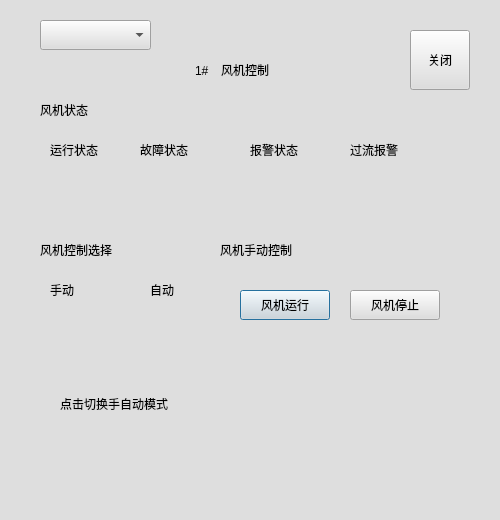
<?xml version="1.0" encoding="UTF-8"?>
<ui version="4.0">
 <class>FanControlDialog</class>
 <widget class="QDialog" name="FanControlDialog">
  <property name="geometry">
   <rect>
    <x>0</x>
    <y>0</y>
    <width>500</width>
    <height>520</height>
   </rect>
  </property>
  <property name="windowTitle">
   <string>Dialog</string>
  </property>
  <property name="styleSheet">
   <string notr="true">background-color: rgb(222, 222, 222);</string>
  </property>
  <widget class="QLabel" name="fanIndexLabel">
   <property name="geometry">
    <rect>
     <x>195</x>
     <y>61</y>
     <width>25</width>
     <height>20</height>
    </rect>
   </property>
   <property name="text">
    <string>1#</string>
   </property>
  </widget>
  <widget class="QLabel" name="label">
   <property name="geometry">
    <rect>
     <x>221</x>
     <y>60</y>
     <width>100</width>
     <height>20</height>
    </rect>
   </property>
   <property name="text">
    <string>风机控制</string>
   </property>
  </widget>
  <widget class="QLabel" name="label_2">
   <property name="geometry">
    <rect>
     <x>50</x>
     <y>140</y>
     <width>70</width>
     <height>20</height>
    </rect>
   </property>
   <property name="text">
    <string>运行状态</string>
   </property>
  </widget>
  <widget class="QLabel" name="label_3">
   <property name="geometry">
    <rect>
     <x>140</x>
     <y>140</y>
     <width>70</width>
     <height>20</height>
    </rect>
   </property>
   <property name="text">
    <string>故障状态</string>
   </property>
  </widget>
  <widget class="QLabel" name="label_4">
   <property name="geometry">
    <rect>
     <x>250</x>
     <y>140</y>
     <width>70</width>
     <height>20</height>
    </rect>
   </property>
   <property name="text">
    <string>报警状态</string>
   </property>
  </widget>
  <widget class="QLabel" name="label_5">
   <property name="geometry">
    <rect>
     <x>350</x>
     <y>140</y>
     <width>70</width>
     <height>20</height>
    </rect>
   </property>
   <property name="text">
    <string>过流报警</string>
   </property>
  </widget>
  <widget class="QLabel" name="label_6">
   <property name="geometry">
    <rect>
     <x>20</x>
     <y>610</y>
     <width>54</width>
     <height>12</height>
    </rect>
   </property>
   <property name="text">
    <string>过压报警</string>
   </property>
  </widget>
  <widget class="QLabel" name="label_7">
   <property name="geometry">
    <rect>
     <x>80</x>
     <y>610</y>
     <width>54</width>
     <height>12</height>
    </rect>
   </property>
   <property name="text">
    <string>过热报警</string>
   </property>
  </widget>
  <widget class="QLabel" name="label_8">
   <property name="geometry">
    <rect>
     <x>140</x>
     <y>610</y>
     <width>65</width>
     <height>12</height>
    </rect>
   </property>
   <property name="text">
    <string>过力矩报警</string>
   </property>
  </widget>
  <widget class="QLabel" name="label_9">
   <property name="geometry">
    <rect>
     <x>40</x>
     <y>100</y>
     <width>70</width>
     <height>20</height>
    </rect>
   </property>
   <property name="text">
    <string>风机状态</string>
   </property>
  </widget>
  <widget class="QLabel" name="runStateLabel">
   <property name="geometry">
    <rect>
     <x>48</x>
     <y>170</y>
     <width>50</width>
     <height>50</height>
    </rect>
   </property>
   <property name="sizePolicy">
    <sizepolicy hsizetype="Expanding" vsizetype="Expanding">
     <horstretch>0</horstretch>
     <verstretch>0</verstretch>
    </sizepolicy>
   </property>
   <property name="autoFillBackground">
    <bool>false</bool>
   </property>
   <property name="text">
    <string/>
   </property>
  </widget>
  <widget class="QLabel" name="faultStateLabel">
   <property name="geometry">
    <rect>
     <x>138</x>
     <y>170</y>
     <width>50</width>
     <height>50</height>
    </rect>
   </property>
   <property name="sizePolicy">
    <sizepolicy hsizetype="Expanding" vsizetype="Expanding">
     <horstretch>0</horstretch>
     <verstretch>0</verstretch>
    </sizepolicy>
   </property>
   <property name="autoFillBackground">
    <bool>false</bool>
   </property>
   <property name="text">
    <string/>
   </property>
  </widget>
  <widget class="QLabel" name="alertStateLabel">
   <property name="geometry">
    <rect>
     <x>248</x>
     <y>170</y>
     <width>50</width>
     <height>50</height>
    </rect>
   </property>
   <property name="sizePolicy">
    <sizepolicy hsizetype="Expanding" vsizetype="Expanding">
     <horstretch>0</horstretch>
     <verstretch>0</verstretch>
    </sizepolicy>
   </property>
   <property name="autoFillBackground">
    <bool>false</bool>
   </property>
   <property name="text">
    <string/>
   </property>
  </widget>
  <widget class="QLabel" name="ofStateLabel">
   <property name="geometry">
    <rect>
     <x>348</x>
     <y>170</y>
     <width>50</width>
     <height>50</height>
    </rect>
   </property>
   <property name="sizePolicy">
    <sizepolicy hsizetype="Expanding" vsizetype="Expanding">
     <horstretch>0</horstretch>
     <verstretch>0</verstretch>
    </sizepolicy>
   </property>
   <property name="autoFillBackground">
    <bool>false</bool>
   </property>
   <property name="text">
    <string/>
   </property>
  </widget>
  <widget class="QLabel" name="ovStateLabel">
   <property name="geometry">
    <rect>
     <x>30</x>
     <y>630</y>
     <width>30</width>
     <height>30</height>
    </rect>
   </property>
   <property name="sizePolicy">
    <sizepolicy hsizetype="Expanding" vsizetype="Expanding">
     <horstretch>0</horstretch>
     <verstretch>0</verstretch>
    </sizepolicy>
   </property>
   <property name="autoFillBackground">
    <bool>false</bool>
   </property>
   <property name="text">
    <string/>
   </property>
  </widget>
  <widget class="QLabel" name="ohStateLabel">
   <property name="geometry">
    <rect>
     <x>90</x>
     <y>630</y>
     <width>30</width>
     <height>30</height>
    </rect>
   </property>
   <property name="sizePolicy">
    <sizepolicy hsizetype="Expanding" vsizetype="Expanding">
     <horstretch>0</horstretch>
     <verstretch>0</verstretch>
    </sizepolicy>
   </property>
   <property name="autoFillBackground">
    <bool>false</bool>
   </property>
   <property name="text">
    <string/>
   </property>
  </widget>
  <widget class="QLabel" name="otStateLabel">
   <property name="geometry">
    <rect>
     <x>150</x>
     <y>630</y>
     <width>30</width>
     <height>30</height>
    </rect>
   </property>
   <property name="sizePolicy">
    <sizepolicy hsizetype="Expanding" vsizetype="Expanding">
     <horstretch>0</horstretch>
     <verstretch>0</verstretch>
    </sizepolicy>
   </property>
   <property name="autoFillBackground">
    <bool>false</bool>
   </property>
   <property name="text">
    <string/>
   </property>
  </widget>
  <widget class="QLabel" name="label_10">
   <property name="geometry">
    <rect>
     <x>70</x>
     <y>540</y>
     <width>54</width>
     <height>12</height>
    </rect>
   </property>
   <property name="text">
    <string>运行频率</string>
   </property>
  </widget>
  <widget class="QLabel" name="label_11">
   <property name="geometry">
    <rect>
     <x>170</x>
     <y>540</y>
     <width>54</width>
     <height>12</height>
    </rect>
   </property>
   <property name="text">
    <string>输出电压</string>
   </property>
  </widget>
  <widget class="QLabel" name="label_12">
   <property name="geometry">
    <rect>
     <x>270</x>
     <y>540</y>
     <width>54</width>
     <height>12</height>
    </rect>
   </property>
   <property name="text">
    <string>输出电流</string>
   </property>
  </widget>
  <widget class="QLabel" name="label_13">
   <property name="geometry">
    <rect>
     <x>370</x>
     <y>540</y>
     <width>54</width>
     <height>12</height>
    </rect>
   </property>
   <property name="text">
    <string>输出功率</string>
   </property>
  </widget>
  <widget class="QLabel" name="runFreqLabel">
   <property name="geometry">
    <rect>
     <x>60</x>
     <y>570</y>
     <width>30</width>
     <height>12</height>
    </rect>
   </property>
   <property name="text">
    <string>0.0</string>
   </property>
   <property name="alignment">
    <set>Qt::AlignRight|Qt::AlignTrailing|Qt::AlignVCenter</set>
   </property>
  </widget>
  <widget class="QLabel" name="ovLabel">
   <property name="geometry">
    <rect>
     <x>160</x>
     <y>570</y>
     <width>30</width>
     <height>12</height>
    </rect>
   </property>
   <property name="text">
    <string>0.0</string>
   </property>
   <property name="alignment">
    <set>Qt::AlignRight|Qt::AlignTrailing|Qt::AlignVCenter</set>
   </property>
  </widget>
  <widget class="QLabel" name="ocLabel">
   <property name="geometry">
    <rect>
     <x>260</x>
     <y>570</y>
     <width>30</width>
     <height>12</height>
    </rect>
   </property>
   <property name="text">
    <string>0.0</string>
   </property>
   <property name="alignment">
    <set>Qt::AlignRight|Qt::AlignTrailing|Qt::AlignVCenter</set>
   </property>
  </widget>
  <widget class="QLabel" name="opLabel">
   <property name="geometry">
    <rect>
     <x>360</x>
     <y>570</y>
     <width>30</width>
     <height>12</height>
    </rect>
   </property>
   <property name="text">
    <string>0.0</string>
   </property>
   <property name="alignment">
    <set>Qt::AlignRight|Qt::AlignTrailing|Qt::AlignVCenter</set>
   </property>
  </widget>
  <widget class="QLabel" name="label_18">
   <property name="geometry">
    <rect>
     <x>100</x>
     <y>570</y>
     <width>20</width>
     <height>12</height>
    </rect>
   </property>
   <property name="text">
    <string>Hz</string>
   </property>
  </widget>
  <widget class="QLabel" name="label_19">
   <property name="geometry">
    <rect>
     <x>200</x>
     <y>570</y>
     <width>20</width>
     <height>12</height>
    </rect>
   </property>
   <property name="text">
    <string>V</string>
   </property>
  </widget>
  <widget class="QLabel" name="label_20">
   <property name="geometry">
    <rect>
     <x>300</x>
     <y>570</y>
     <width>20</width>
     <height>12</height>
    </rect>
   </property>
   <property name="text">
    <string>A</string>
   </property>
  </widget>
  <widget class="QLabel" name="label_21">
   <property name="geometry">
    <rect>
     <x>400</x>
     <y>570</y>
     <width>20</width>
     <height>12</height>
    </rect>
   </property>
   <property name="text">
    <string>KW</string>
   </property>
  </widget>
  <widget class="QLabel" name="label_14">
   <property name="geometry">
    <rect>
     <x>40</x>
     <y>240</y>
     <width>100</width>
     <height>20</height>
    </rect>
   </property>
   <property name="text">
    <string>风机控制选择</string>
   </property>
  </widget>
  <widget class="QLabel" name="label_16">
   <property name="geometry">
    <rect>
     <x>50</x>
     <y>280</y>
     <width>40</width>
     <height>20</height>
    </rect>
   </property>
   <property name="text">
    <string>手动</string>
   </property>
  </widget>
  <widget class="QLabel" name="label_17">
   <property name="geometry">
    <rect>
     <x>150</x>
     <y>280</y>
     <width>40</width>
     <height>20</height>
    </rect>
   </property>
   <property name="text">
    <string>自动</string>
   </property>
  </widget>
  <widget class="QLabel" name="label_22">
   <property name="geometry">
    <rect>
     <x>60</x>
     <y>394</y>
     <width>150</width>
     <height>20</height>
    </rect>
   </property>
   <property name="text">
    <string>点击切换手自动模式</string>
   </property>
  </widget>
  <widget class="QLabel" name="label_23">
   <property name="geometry">
    <rect>
     <x>220</x>
     <y>240</y>
     <width>100</width>
     <height>20</height>
    </rect>
   </property>
   <property name="text">
    <string>风机手动控制</string>
   </property>
  </widget>
  <widget class="MyCustomSlider" name="outputFreqSlider">
   <property name="geometry">
    <rect>
     <x>220</x>
     <y>650</y>
     <width>251</width>
     <height>30</height>
    </rect>
   </property>
   <property name="cursor">
    <cursorShape>ArrowCursor</cursorShape>
   </property>
   <property name="mouseTracking">
    <bool>true</bool>
   </property>
   <property name="autoFillBackground">
    <bool>false</bool>
   </property>
   <property name="maximum">
    <number>100</number>
   </property>
   <property name="orientation">
    <enum>Qt::Horizontal</enum>
   </property>
   <property name="invertedAppearance">
    <bool>false</bool>
   </property>
   <property name="tickPosition">
    <enum>QSlider::TicksAbove</enum>
   </property>
   <property name="tickInterval">
    <number>0</number>
   </property>
  </widget>
  <widget class="QPushButton" name="fanOpenPushButton">
   <property name="geometry">
    <rect>
     <x>240</x>
     <y>290</y>
     <width>90</width>
     <height>30</height>
    </rect>
   </property>
   <property name="text">
    <string>风机运行</string>
   </property>
  </widget>
  <widget class="QPushButton" name="fanStopPushButton">
   <property name="geometry">
    <rect>
     <x>350</x>
     <y>290</y>
     <width>90</width>
     <height>30</height>
    </rect>
   </property>
   <property name="text">
    <string>风机停止</string>
   </property>
  </widget>
  <widget class="QPushButton" name="switchFanModePushButton">
   <property name="geometry">
    <rect>
     <x>80</x>
     <y>310</y>
     <width>64</width>
     <height>64</height>
    </rect>
   </property>
   <property name="autoFillBackground">
    <bool>false</bool>
   </property>
   <property name="styleSheet">
    <string notr="true">background: transparent; </string>
   </property>
   <property name="text">
    <string/>
   </property>
   <property name="iconSize">
    <size>
     <width>64</width>
     <height>64</height>
    </size>
   </property>
   <property name="flat">
    <bool>true</bool>
   </property>
  </widget>
  <widget class="QComboBox" name="fanIndexComboBox">
   <property name="geometry">
    <rect>
     <x>40</x>
     <y>20</y>
     <width>111</width>
     <height>30</height>
    </rect>
   </property>
  </widget>
  <widget class="QLabel" name="label_24">
   <property name="enabled">
    <bool>true</bool>
   </property>
   <property name="geometry">
    <rect>
     <x>220</x>
     <y>606</y>
     <width>71</width>
     <height>20</height>
    </rect>
   </property>
   <property name="text">
    <string>输出频率选择</string>
   </property>
  </widget>
  <widget class="QLabel" name="label_25">
   <property name="geometry">
    <rect>
     <x>350</x>
     <y>610</y>
     <width>51</width>
     <height>16</height>
    </rect>
   </property>
   <property name="text">
    <string>当前频率</string>
   </property>
  </widget>
  <widget class="QLabel" name="outputFreqLabel">
   <property name="geometry">
    <rect>
     <x>410</x>
     <y>610</y>
     <width>21</width>
     <height>16</height>
    </rect>
   </property>
   <property name="text">
    <string>0.0</string>
   </property>
  </widget>
  <widget class="QLabel" name="label_26">
   <property name="geometry">
    <rect>
     <x>440</x>
     <y>610</y>
     <width>20</width>
     <height>12</height>
    </rect>
   </property>
   <property name="text">
    <string>Hz</string>
   </property>
  </widget>
  <widget class="QPushButton" name="closePushButton">
   <property name="geometry">
    <rect>
     <x>410</x>
     <y>30</y>
     <width>60</width>
     <height>60</height>
    </rect>
   </property>
   <property name="text">
    <string>关闭</string>
   </property>
  </widget>
 </widget>
 <customwidgets>
  <customwidget>
   <class>MyCustomSlider</class>
   <extends>QSlider</extends>
   <header location="global">mycustomslider.h</header>
  </customwidget>
 </customwidgets>
 <resources/>
 <connections/>
</ui>
